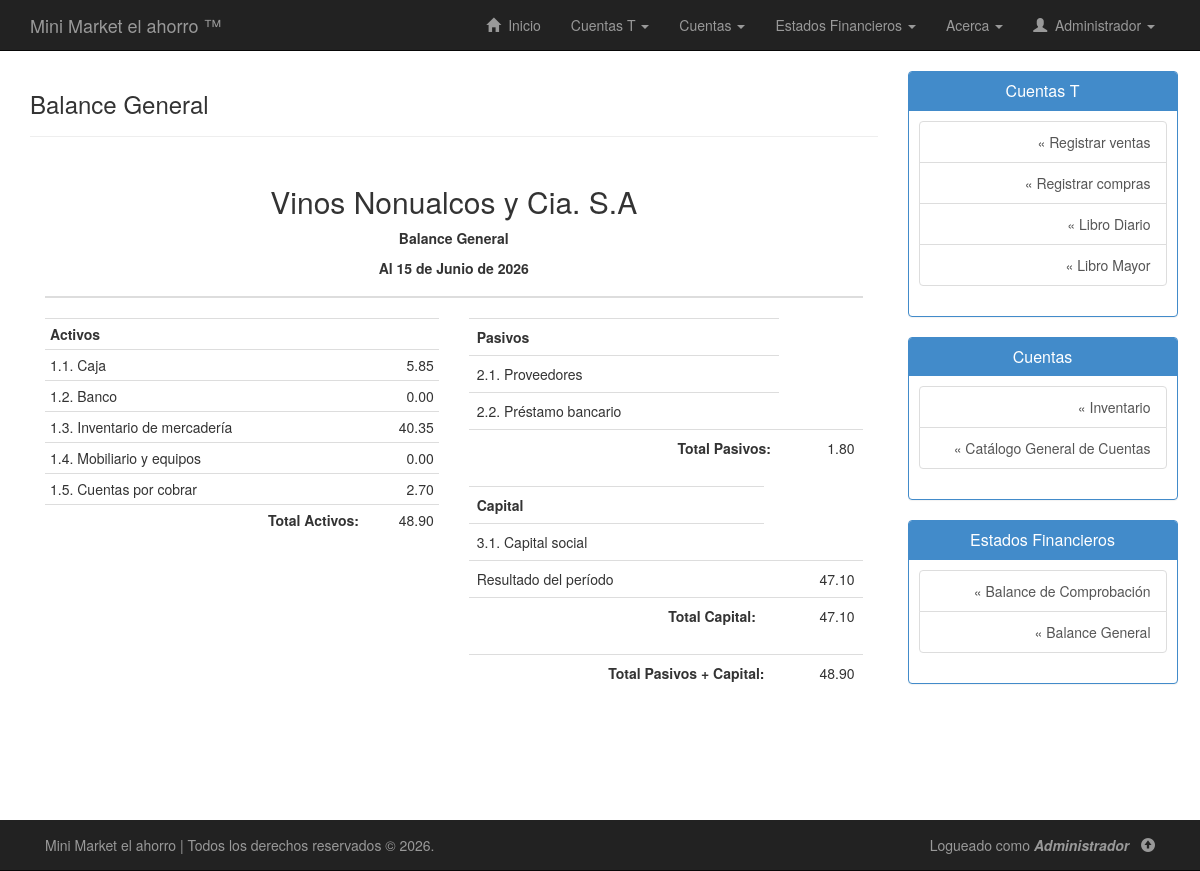
Page /php/balance-general.php (signed in) on the committed database.
### tables this page shows
CREATE TABLE `cuentas` (
  `codigo_cuenta` varchar(20) NOT NULL,
  `subgrupo` varchar(20) DEFAULT NULL,
  `nombre_cuenta` varchar(50) NOT NULL,
  `tiene_subcuenta` enum('Si','No') NOT NULL,
  `descripcion_cuenta` varchar(255) DEFAULT NULL,
  `saldo_debe` double NOT NULL,
  `saldo_haber` double NOT NULL
);

### php/balance-general.php (the view, shortened to what this page needs)
<!DOCTYPE html>
<html lang="es">
<head>
	<link rel="stylesheet" type="text/css" href="../css/bootstrap.min.css"/>
	<link rel="stylesheet" type="text/css" href="../css/estilos.css"/>
</head>
<body>
	<?php include("nav.php"); ?>
	<div class="container" id="contenido">
		<div class="row row-offcanvas row-offcanvas-right">
			<div class="col-xs-12 col-sm-9">
				<div class="page-header">
					<h3>Balance General</h3>
				</div>
				<div class="container">
					<div class="row">
						<div class="col-lg-12">
							<table class="table ">
								<thead>
									<tr>
										<th colspan="4">
											<h2 class="text-center">Vinos Nonualcos y Cia. S.A</h2>
											<p align="center">
												<strong>Balance General</strong>
											</p>
											<p align="center">
											</p>
										</th>
									</tr>
								</thead>
							</table>
						</div>
						<div class="container">
							<div class="row">
								<div class="col-lg-6">
									<div>
										<div class="row">
											<div class="col-lg-12">
												<table class="table table-condensed table-hover ">
													<tr>
														<th colspan="2">Activos</th>
													</tr>
													<?php
													include_once("conexion.php");
													$sql = "SELECT * FROM cuentas WHERE codigo_cuenta LIKE '1%'";
													$ejecutar = $conexion->query($sql);
													while($acts = $ejecutar->fetch_assoc()){
														echo "<tr colspan='2'>";
														echo "<td >".$acts["codigo_cuenta"].". ".utf8_encode($acts["nombre_cuenta"])."</td>";
														echo "<td class='text-right'>".number_format($acts["saldo_debe"]-$acts["saldo_haber"],2)."</td>";
														echo "</tr>";
													}
													$consulta = "SELECT SUM((saldo_debe-saldo_haber)) total FROM cuentas WHERE codigo_cuenta LIKE '1%'";
													$ejecutar_consulta = $conexion->query($consulta);
													if($ejecutar_consulta->num_rows > 0){
														while ($regs = $ejecutar_consulta->fetch_assoc()) {
															echo "<tr>";
															echo "<td class='text-right'><strong>Total Activos:</strong></td>";
															echo "<td align='right'>".number_format($regs["total"],2)."</td>";
															echo "</tr>";
														}
													}
													?>
												</table>
											</div>
										</div>
									</div>
								</div>
								<div class="col-lg-6">
									<div>
										<div class="row">
											<div class="col-lg-12">
												<table class="table ">
													<tr>
														<th>Pasivos</th>
													</tr>
													<?php
													$sql = "SELECT * FROM cuentas WHERE codigo_cuenta LIKE '2%'";
													$ejecutar = $conexion->query($sql);
													while($acts = $ejecutar->fetch_assoc()){
														echo "<tr>";
														echo "<td>".$acts["codigo_cuenta"].". ".utf8_encode($acts["nombre_cuenta"])."</td>";
														echo "</tr>";
													}
													$consulta = "SELECT SUM((saldo_haber-saldo_debe)) total FROM cuentas WHERE codigo_cuenta LIKE '2%'";
													$ejecutar_consulta = $conexion->query($consulta);
													if($ejecutar_consulta->num_rows > 0){
														while ($regs = $ejecutar_consulta->fetch_assoc()) {
															$total_pasivos = $regs["total"];
															echo "<tr>";
															echo "<td class='text-right'><strong>Total Pasivos:</strong></td>";
															echo "<td align='right'>".number_format($regs["total"],2)."</td>";
															echo "</tr>";
														}
													}
													?>
												</table>
											</div>
										</div>
										<div class="row">
											<div class="col-lg-12">
												<table class="table">
													<tr>
														<th>Capital</th>
													</tr>
													<?php
													$sql = "SELECT * FROM cuentas WHERE codigo_cuenta LIKE '3%'";
													$ejecutar = $conexion->query($sql);
													while($acts = $ejecutar->fetch_assoc()){
														echo "<tr>";
														echo "<td>".$acts["codigo_cuenta"].". ".utf8_encode($acts["nombre_cuenta"])."</td>";
														echo "</tr>";
													}
													$consulta = "SELECT SUM((saldo_haber-saldo_debe)) total FROM cuentas WHERE codigo_cuenta LIKE '3%'";
													$ejecutar_consulta = $conexion->query($consulta);
													if($ejecutar_consulta->num_rows > 0){
														while ($regs = $ejecutar_consulta->fetch_assoc()) {
    $total_capital = $regs["total"];
    $ventas = 0;
    $res = $conexion->query("
        SELECT (saldo_haber - saldo_debe) AS total
        FROM cuentas
        WHERE codigo_cuenta='4.1'
    ");
    if($fila = $res->fetch_assoc()){
        $ventas = $fila["total"];
    }
    $costoVentas = 0;
    $res = $conexion->query("
        SELECT (saldo_debe - saldo_haber) AS total
        FROM cuentas
        WHERE codigo_cuenta='5.1'
    ");
    if($fila = $res->fetch_assoc()){
        $costoVentas = $fila["total"];
    }
    $gastos = 0;
    $res = $conexion->query("
        SELECT (saldo_debe - saldo_haber) AS total
        FROM cuentas
        WHERE codigo_cuenta='5.2'
    ");
    if($fila = $res->fetch_assoc()){
        $gastos = $fila["total"];
    }
    $utilidad = $ventas - $costoVentas - $gastos;
    echo "<tr>";
    echo "<td>Resultado del período</td>";
    echo "<td align='right'>".number_format($utilidad,2)."</td>";
    echo "</tr>";
    $total_capital = $total_capital + $utilidad;
    echo "<tr>";
    echo "<td class='text-right'><strong>Total Capital:</strong></td>";
    echo "<td align='right'>".number_format($total_capital,2)."</td>";
    echo "</tr>";
}
													}
													?>
												</table>
											</div>
										</div>
										<div class="row">
											<div class="col-lg-12">
												<table class="table">
													<?php
															echo "<tr>";
															echo "<td class='text-right'><strong>Total Pasivos + Capital:</strong></td>";
															echo "<td align='right'>".number_format($total_pasivos+$total_capital,2)."</td>";
															echo "</tr>";
													?>
												</table>
											</div>
										</div>
									</div>
								</div>
							</div>
						</div>
					</div>
				</div>
			</div>
			<?php include("sidebar.php"); ?>
		</div>
	</div>
	<?php include("footer.php"); ?>
</body>
</html>

### css/estilos.css (style rules this page uses)
body { background: #fff; margin-bottom: 80px; }
.page-header { margin-top: 0; }
#contenido { padding-bottom: 80px; }
table { background: #FFF; }

### rows in the picture
cuentas: codigo_cuenta "1.1", nombre_cuenta "Caja", $acts["saldo_debe"]-$acts["saldo_haber"] "5.85"
cuentas: codigo_cuenta "1.2", nombre_cuenta "Banco", $acts["saldo_debe"]-$acts["saldo_haber"] "0.00"
cuentas: codigo_cuenta "1.3", nombre_cuenta "Inventario de mercadería", $acts["saldo_debe"]-$acts["saldo_haber"] "40.35"
cuentas: codigo_cuenta "1.4", nombre_cuenta "Mobiliario y equipos", $acts["saldo_debe"]-$acts["saldo_haber"] "0.00"
cuentas: codigo_cuenta "1.5", nombre_cuenta "Cuentas por cobrar", $acts["saldo_debe"]-$acts["saldo_haber"] "2.70"
cuentas: codigo_cuenta "2.1", nombre_cuenta "Proveedores"
cuentas: codigo_cuenta "2.2", nombre_cuenta "Préstamo bancario"
cuentas: codigo_cuenta "3.1", nombre_cuenta "Capital social"

### other values in the picture
$_SESSION['usuario'] "Administrador"
$regs["total"] "48.90"
$regs["total"] "1.80"
$utilidad "47.10"
$total_capital "47.10"
$total_pasivos+$total_capital "48.90"
$_SESSION["usuario"] "Administrador"
